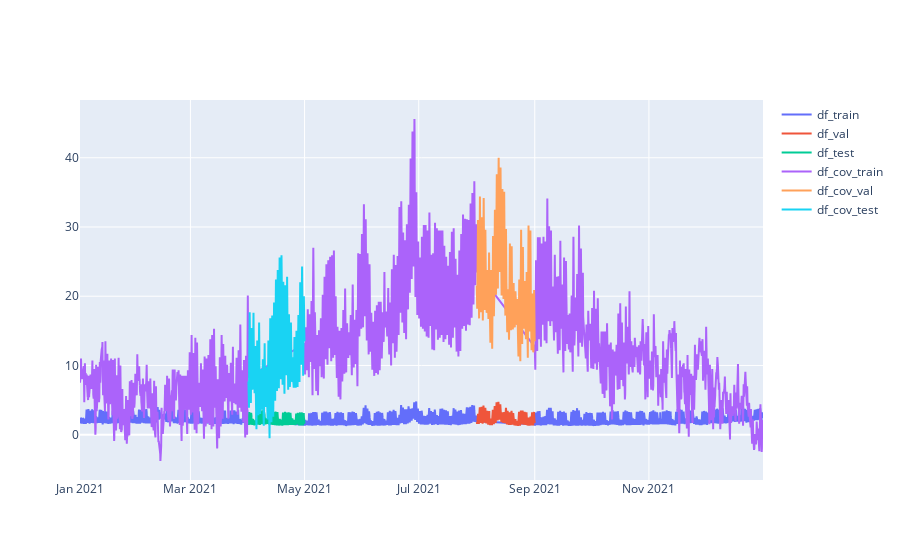

Notebook source saved alongside this figure:
### Markdown cell above
### Degbugging

### Code cell
plot_location_splits(dir_path)

### Figure 1 — Plotly figure (JSON) as saved in the notebook; plotly's stock layout.template omitted (floating-point values rounded to 4 significant figures; data arrays with more than 128 entries replaced by an {"elided": "..."} marker saying what was removed)
{"data": [{"mode": "lines", "name": "df_train", "type": "scatter", "x": {"elided": "7296 str values"}, "y": {"elided": "7296 float values"}}, {"mode": "lines", "name": "df_val", "type": "scatter", "x": {"elided": "744 str values"}, "y": {"elided": "744 float values"}}, {"mode": "lines", "name": "df_test", "type": "scatter", "x": {"elided": "720 str values"}, "y": {"elided": "720 float values"}}, {"mode": "lines", "name": "df_cov_train", "type": "scatter", "x": {"elided": "7287 str values"}, "y": {"elided": "7287 float values"}}, {"mode": "lines", "name": "df_cov_val", "type": "scatter", "x": {"elided": "744 str values"}, "y": {"elided": "744 float values"}}, {"mode": "lines", "name": "df_cov_test", "type": "scatter", "x": {"elided": "720 str values"}, "y": {"elided": "720 float values"}}], "layout": {}}
